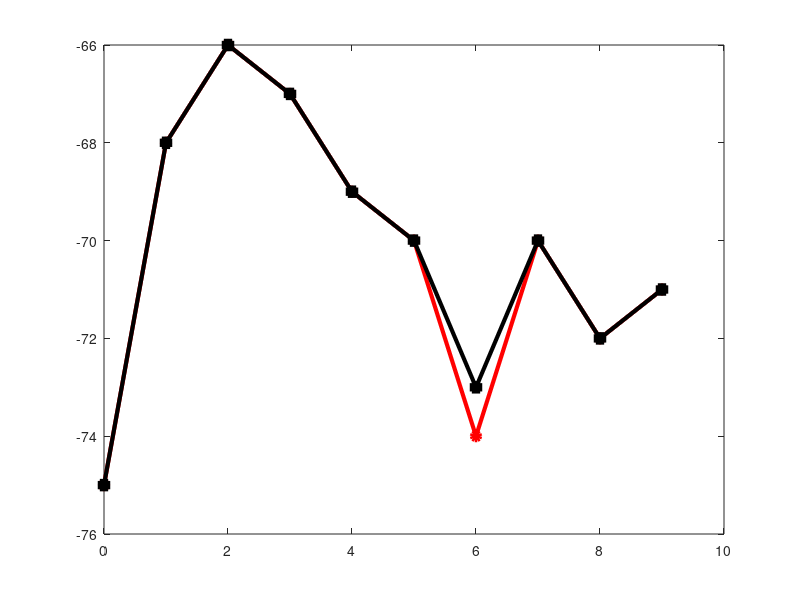

Recreate this plot in MATLAB. (Note: this script raises an error after producing the figure.)
clear all; close all; clc

load data_mobile_indoor_2.mat

% Original RSS Sequence
startInd = 134+4;
len = 10;
ind = startInd:(startInd + len - 1);
rssa = A(ind,1);
rssb = A(ind,2);

textSize = 20;
linewid = 3;

figure(1)
plot(0:length(ind)-1, rssa, 'ro-', 'MarkerFaceColor', 'r', 'LineWidth',linewid)
hold on
plot(0:length(ind)-1, rssb, 'ks-', 'MarkerFaceColor', 'k', 'LineWidth',linewid)
hold on
ax = gca;
ax.YAxis.FontSize = 20;
ax.XAxis.FontSize = 20;
ax.YAxis.FontWeight = 'bold';
ax.XAxis.FontWeight = 'bold';
xlim([0 length(ind)-1])
ylim([-76 -63])
legend('Alice', 'Bob', 'FontSize', textSize, 'FontWeight', 'bold', 'Location', 'northeast')
xlabel('Index', 'FontSize', 20, 'FontWeight', 'bold')
ylabel('RSS (dB)', 'FontSize', 20, 'FontWeight', 'bold')
print('editOri','-depsc')

% rperm = randperm(length(rssa));
ins = [2,4,7];
insv = [-71, -68, -73];
del = [1,8,9];
redit = zeros(1, length(rssa));
for i = 1:length(rssa)
    redit(i) = rssa(i);
end
for i = 1:length(ins)
    for j = length(redit):-1:ins(i)
        redit(j+1) = redit(j);
    end
    redit(ins(i)) = insv(i);
end
for i = 1:length(del)
    for j = del(i):length(redit)-1
        redit(j) = redit(j+1);
    end
end
redit =  redit(1:length(rssa)+length(ins)-length(del));

figure(11)
plot(0:length(ind)-1, redit, 'ro-', 'MarkerFaceColor', 'r', 'LineWidth',linewid)
hold on
plot(0:length(ind)-1, rssb, 'ks-', 'MarkerFaceColor', 'k', 'LineWidth',linewid)
hold on
ax = gca;
ax.YAxis.FontSize = 20;
ax.XAxis.FontSize = 20;
ax.YAxis.FontWeight = 'bold';
ax.XAxis.FontWeight = 'bold';
xlim([0 length(ind)-1])
ylim([-76 -63])
legend('Alice', 'Bob', 'FontSize', textSize, 'FontWeight', 'bold', 'Location', 'northeast')
xlabel('Index', 'FontSize', 20, 'FontWeight', 'bold')
ylabel('RSS (dB)', 'FontSize', 20, 'FontWeight','bold')
print('editEdit','-depsc')

PM = perms(1:length(ind));
[m,n] = size(PM);

minp = 1;
prevSum = 100000;
for p = 1:m
    curtSum = sum(abs(rssb(PM(p,:)) - rssa));
    if  curtSum < prevSum
        prevSum = curtSum;
        minp = p;
    end
end
disp(PM(minp,:))

figure1 = figure(2);
plot(0:length(ind)-1, rssa, 'ro-', 'MarkerFaceColor', 'r', 'LineWidth',linewid)
hold on
plot(0:length(ind)-1, rssb(PM(minp,:)), 'ks-', 'MarkerFaceColor', 'k', 'LineWidth',linewid)
hold on
ax = gca;
ax.YAxis.FontSize = 20;
ax.XAxis.FontSize = 20;
ax.YAxis.FontWeight = 'bold';
ax.XAxis.FontWeight = 'bold';
xlim([0 length(ind)-1])
ylim([-76 -63])
legend('Alice','Bob', 'FontSize',textSize, 'FontWeight','bold', 'Location','northeast')
xlabel('Index', 'FontSize', 20, 'FontWeight','bold')
ylabel('RSS (dB)', 'FontSize', 20, 'FontWeight','bold')

print('editMatch','-depsc')